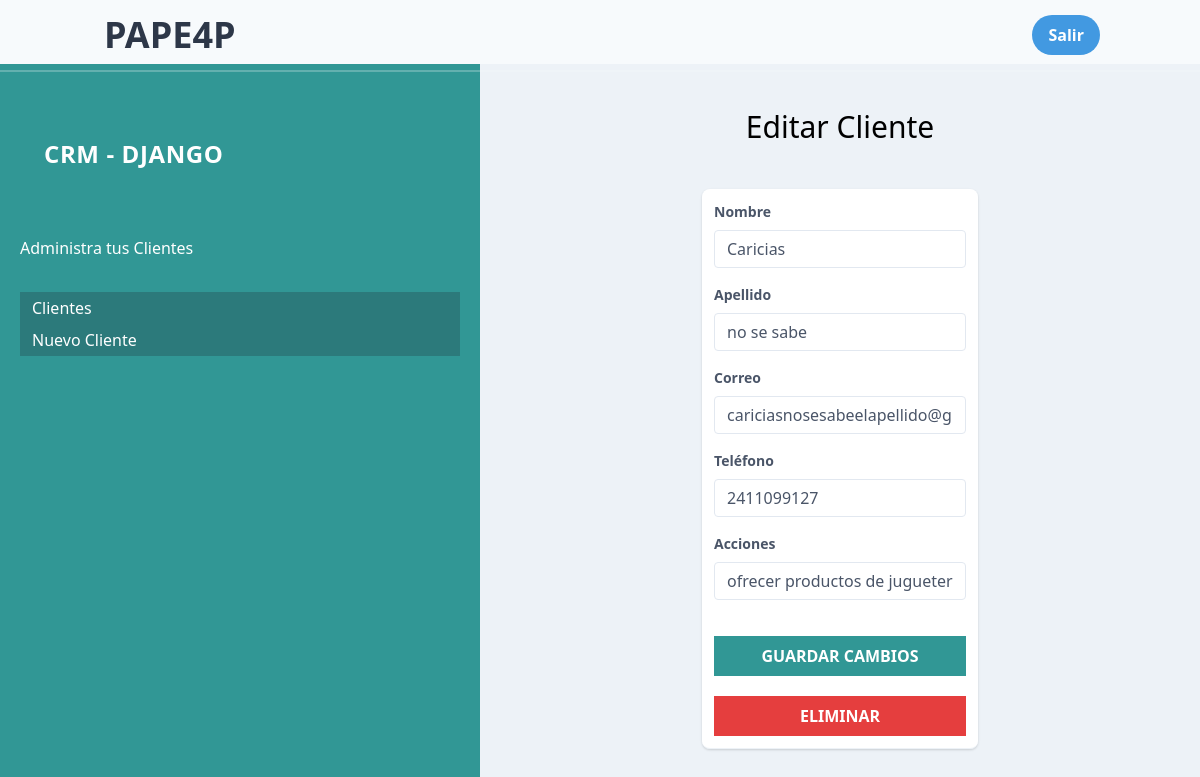
Before: /editarcliente/8 with the older database file.
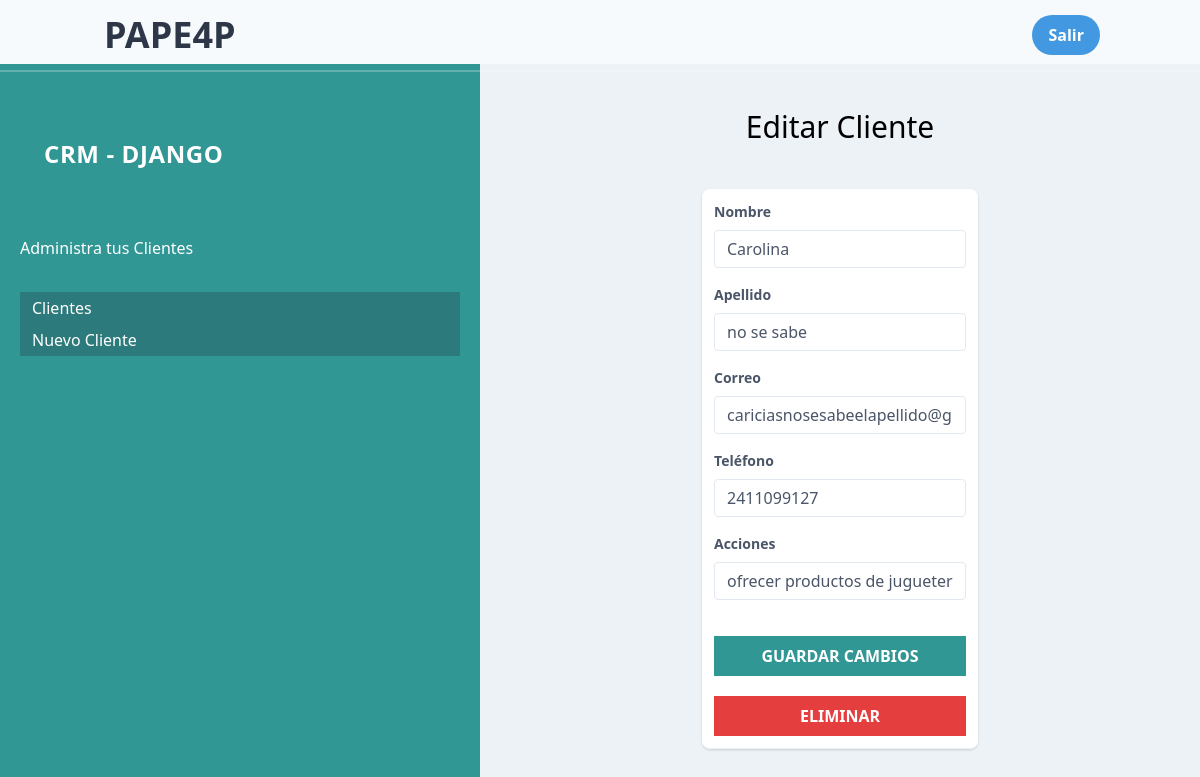
After: the same page with the newer database file.
### crm/models.py (models this page shows, shortened)
class Cliente(models.Model):
    nombre = models.CharField(max_length=100)
    apellido = models.CharField(max_length=100)
    correo = models.EmailField()
    telefono = models.CharField(max_length=10)
    acciones = models.TextField(blank=True, null=True)

### crm/views.py (the view, shortened to what this page needs)
# urls.py: path('editarcliente/<int:idcliente>', views.editarcliente, name="editarcliente"),
def editarcliente(request, idcliente):
    cliente = get_object_or_404(Cliente, id=idcliente)
    accion = request.POST.get('accion')
    return render(request, 'editar-cliente.html', {
        'cliente': cliente
    })

### crm/templates/editar-cliente.html (shortened to what this page needs)
{% extends 'layouts/base.html' %}
{% block content %}
<main class="md:w-3/5  xl:w-4/5 px-5 py-10 bg-gray-200">
    <h2 class="text-3xl font-light text-center">Editar Cliente</h2>
    <div class="flex flex-col mt-10 items-center">
        <div class="-my-2 py-2 overflow-x-auto sm:-mx-6 sm:px-6 lg:-mx-8 lg:px-8 w-10/12 md:w-8/12 lg:w-6/12">
            <div class=" shadow overflow-hidden sm:rounded-lg border-b border-gray-200 ">
                <form id="formulario" class="bg-white p-3" method="POST">
                    <div class="mb-4">
                        <label class="block text-gray-700 text-sm font-bold mb-2" for="nombre">Nombre</label>
                        <input
                            class="appearance-none border rounded w-full py-2 px-3 text-gray-700 leading-tight focus:outline-none focus:shadow-outline"
                            id="nombre"
                            name="nombre"
                            type="text"
                            placeholder="{{cliente.nombre}}"
                            value="{{ cliente.nombre }}"
                        />
                    </div>
                    <div class="mb-4">
                        <label class="block text-gray-700 text-sm font-bold mb-2" for="nombre">Apellido</label>
                        <input
                            class="appearance-none border rounded w-full py-2 px-3 text-gray-700 leading-tight focus:outline-none focus:shadow-outline"
                            id="apellido"
                            name="apellido"
                            type="text"
                            placeholder="{{cliente.apellido}}"
                            value="{{ cliente.apellido }}"
                        />
                    </div>
                    <div class="mb-4">
                        <label class="block text-gray-700 text-sm font-bold mb-2" for="email">Correo</label>
                        <input
                            class="appearance-none border rounded w-full py-2 px-3 text-gray-700 leading-tight focus:outline-none focus:shadow-outline"
                            id="email"
                            name="correo"
                            type="email"
                            placeholder="{{cliente.correo}}"
                            value="{{ cliente.correo }}"
                        />
                    </div>
                    <div class="mb-4">
                        <label class="block text-gray-700 text-sm font-bold mb-2" for="telefono">Teléfono</label>
                        <input
                            class="appearance-none border rounded w-full py-2 px-3 text-gray-700 leading-tight focus:outline-none focus:shadow-outline"
                            id="telefono"
                            name="telefono"
                            type="tel"
                            placeholder="{{cliente.telefono}}"
                            value="{{ cliente.telefono }}"
                        />
                    </div>
                    <div class="mb-4">
                        <label class="block text-gray-700 text-sm font-bold mb-2" for="empresa">Acciones</label>
                        <input
                            class="appearance-none border rounded w-full py-2 px-3 text-gray-700 leading-tight focus:outline-none focus:shadow-outline"
                            id="acciones"
                            name="acciones"
                            type="text"
                            placeholder="{{cliente.acciones}}"
                            value="{{ cliente.acciones }}"
                        />
                    </div>
                    <input
                    type="submit"
                    class="bg-teal-600 hover:bg-teal-900 w-full mt-5 p-2 text-white uppercase font-bold"
                    name="accion"
                    value="Guardar Cambios"
                />
                <input
                    type="submit"
                    class="bg-red-600 hover:bg-red-900 w-full mt-5 p-2 text-white uppercase font-bold"
                    name="accion"
                    value="Eliminar"
                    onclick="return confirm('¿Estás seguro de que deseas eliminar este cliente?');"
                />
                </form>
            </div>
        </div>
    </div>
</main>
{% endblock %}

### crm/templates/layouts/base.html (shortened to what this page needs)
{% load static %}
<!DOCTYPE html>
<html lang="en">
<head>
    <link rel="stylesheet" href="{% static 'tailwind.min.css' %}">
</head>
<body class="min-h-100 bg-gray-200">
    <nav id="header" class=" bg-gray-100 w-full h-16 z-20 top-0 text-white">
        <div class="w-full container mx-auto flex flex-wrap items-center justify-between mt-0 py-2">
          <div class="pl-4 flex items-center">
            <a class="toggleColour text-gray-800 no-underline hover:no-underline font-bold text-2xl lg:text-4xl">
              PAPE4P
            </a>
          </div>
          <div class="w-full flex-grow lg:flex lg:items-center lg:w-auto hidden mt-2 lg:mt-0 bg-white lg:bg-transparent text-black p-4 lg:p-0 z-20" id="nav-content">
            <ul class="list-reset lg:flex justify-end flex-1 items-center">
              <li class="mr-3">
                  <a href="{% url 'home' %}" class=""><button class="bg-blue-500 hover:bg-blue-700 text-white font-bold py-2 px-4 rounded-full">Salir</button></a>
              </li>
            </ul>
          </div>
        </div>
        <hr class="border-b border-gray-100 opacity-25 my-0 py-0" />
      </nav>
    <div class="md:flex min-h-screen md:align-top">
        <aside class="md:w-2/5 lg:w-2/5 xl:w-1/5 bg-teal-600 px-5 py-10">
            <h1 class="uppercase text-white tracking-wide text-2xl  font-bold mt-2 p-6">CRM - Django</h1>
            <p class="mt-10 text-white">Administra tus Clientes</p>
            <nav class="mt-8">
                <a
                    href="{% url 'index' %}"
                    class="px-3 py-1 text-white block hover:bg-teal-700 hover:text-yellow-400 bg-teal-700"
                >Clientes</a>
                <a
                    href="{% url 'nuevocliente' %}"
                    class="px-3 py-1 text-white block hover:bg-teal-700 hover:text-yellow-400 bg-teal-700"
                >Nuevo Cliente</a>
            </nav>
        </aside>
        {% block content %}
        {% endblock %}
    </div>
</body>
</html>

Changed rows visible on the page:
changed Cliente "no se sabe": nombre "Caricias" → "Carolina"
